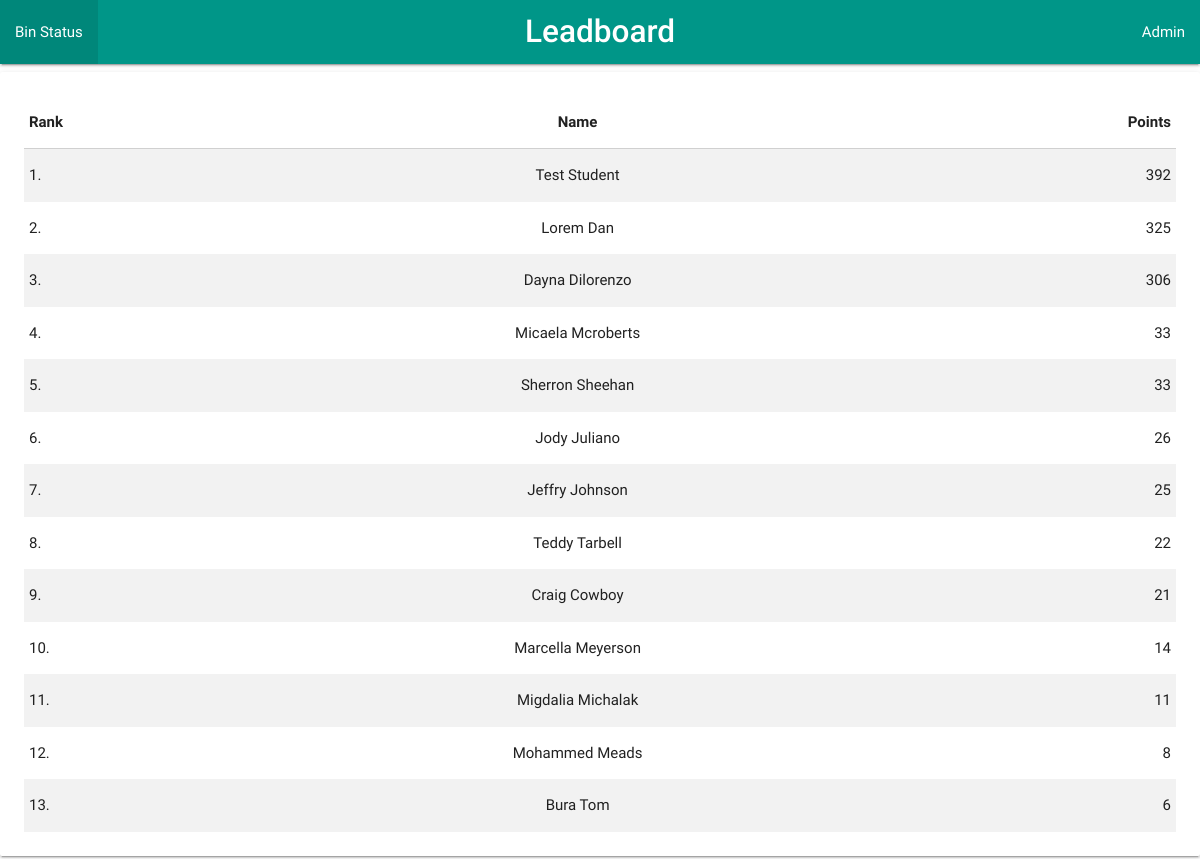
The page /bin/scoreboard/ on the database its author committed.
### bin/models.py (models this page shows, shortened)
class Student(models.Model):
    full_name = models.CharField(max_length=250, default='')
    score = models.IntegerField(default=0)
    last_ts = models.IntegerField(default=0)
    current_ts = models.IntegerField(default=0)
    gender = models.CharField(max_length=10, default='')
    prof_img = models.CharField(max_length=250, default='')
    id_num = models.CharField(max_length=250, default='')

### bin/views.py (the view)
# urls.py: path('scoreboard/', views.scoreboard),
def scoreboard(request):
	scanned_id = CurrentId.objects.all().filter(pk=1)[0]
	print('verify_id_ts', verify_id_ts())
	score = ArduScore.objects.all().filter(pk=1)[0]
	score = score.score
	scanned_id = scanned_id.id_num
	if verify_id_ts():
		if score != 0 and score > 1:
			msg = 'Congratulations, you have scored ' + str(score) + ' points!'
		elif score == 1:
			msg = msg = 'Congratulations, you have scored 1 point!'
		else:
			msg = 'You have scored 0 points!'
	else:
		msg = ''
	stdt = Student.objects.filter(id_num=scanned_id)[0]
	priv_score = stdt.score
	print('Priv Score', priv_score)
	if verify_id_ts():
		Student.objects.filter(id_num=scanned_id).update(score=score+priv_score)
	all_stds = Student.objects.all().order_by('-score')
	args={'all_stds': all_stds, 'msg': msg,}
	print(scanned_id, score)
	return render(request, 'bin/scoreboard.html', args)

### bin/views.py (called while the page is built)
def verify_id_ts():
	scanned_id_ts_obj = CurrentId.objects.all().filter(pk=1)[0]
	scanned_id_ts = scanned_id_ts_obj.current_ts
	time_diff = int(time.time()) - scanned_id_ts
	print('c_ts - scanned_id_ts', time_diff)
	return time_diff < 15

### bin/templates/bin/scoreboard.html (shortened to what this page needs)
{% extends 'bin/base.html' %}
{% load static %}
{% block content %}
            <div class="card-panel">
                <table class="striped highlight">
                    <thead>
                        <tr>
                            <th class="left">Rank</th>
                            <th class="center">Name</th>
                            <th class="right">Points</th>
                        </tr>
                    </thead>
                    <tbody>
                    	{% for i in all_stds %}
                        <tr>
                            <td class="left">{{forloop.counter}}.</td>
                            <td class="center">{{i.full_name}}</td>
                            <td class="right">{{i.score}}</td>
                        </tr>
                        {% endfor %}
                    </tbody>
                    </table>
            </div>
{% endblock content %}

### bin/templates/bin/base.html (shortened to what this page needs)
{% load static %}
<!DOCTYPE html>
<html>
<head>
    <link rel="stylesheet" type="text/css" href="{% static "bin/css/material-icons.css" %}" media="screen,projection" />
    <link rel="stylesheet" type="text/css" href="{% static "bin/css/materialize.min.css" %}"  media="screen,projection" />
    <link rel="stylesheet" href="{% static "bin/css/jquery.lineProgressbar.min.css" %}">
</head>
<body>
        <nav>
            <div class="nav-wrapper teal">
                <a href="http://46.101.144.34:9000/bin/scoreboard/" class="brand-logo center"><strong>Leadboard</strong></a>
                <ul id="nav-mobile" class="right">
                    <li>
                    <a href="/admin/bin/student/">Admin</a>
                    </li>
                </ul>
                <ul id="nav-mobile" class="left">
                    <li>
                    <a class="modal-trigger" href="http://46.101.144.34:9000/bin/bin_stat/">Bin Status</a>
                    </li>
                </ul>
            </div>
        </nav>
    {% block content %}
    {% endblock content %}
</body>
</html>

### rows shown on the page
Student: full_name "Test Student", score "392"
Student: full_name "Lorem Dan", score "325"
Student: full_name "Dayna Dilorenzo", score "306"
Student: full_name "Micaela Mcroberts", score "33"
Student: full_name "Sherron Sheehan", score "33"
Student: full_name "Jody Juliano", score "26"
Student: full_name "Jeffry Johnson", score "25"
Student: full_name "Teddy Tarbell", score "22"
Student: full_name "Craig Cowboy", score "21"
Student: full_name "Marcella Meyerson", score "14"
Student: full_name "Migdalia Michalak", score "11"
Student: full_name "Mohammed Meads", score "8"
Student: full_name "Bura Tom", score "6"
